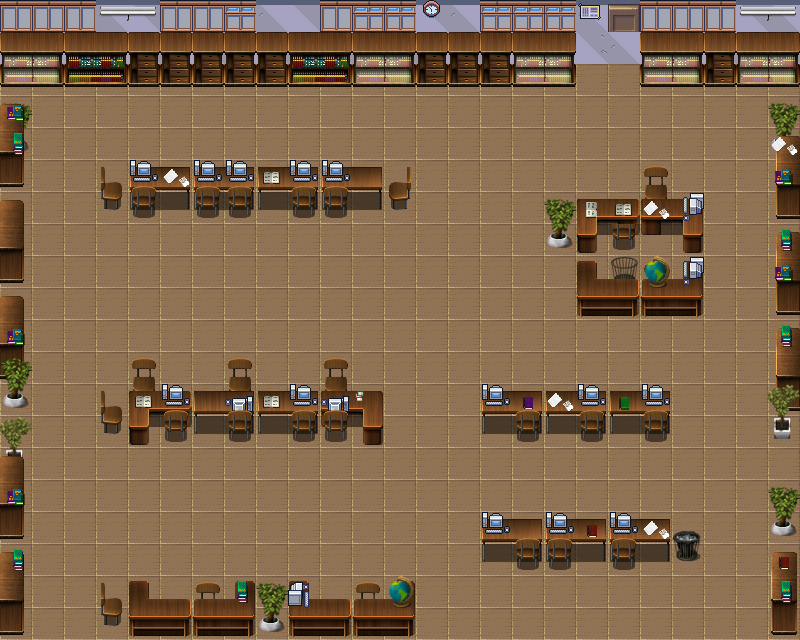

The image is a tile-based game level rendered from a .tmx file. Its description and source (layers, tilesets, objects; grid data summarised) follow:
An orthogonal 25x20 tile map with 32x32 px tiles, 5 tile layers (Floor, Windows, Furniture, Stuff, ...), 4 tilesets and 6 objects (Moon, Pennant, Calculator, Medal, Rocket, ...).

<map version="1.8" tiledversion="1.8.2" orientation="orthogonal" renderorder="right-down" width="25" height="20" tilewidth="32" tileheight="32" infinite="0" nextlayerid="13" nextobjectid="13">
 <editorsettings>
  <export target="MathRoom.json" format="json" />
 </editorsettings>
 <tileset firstgid="1" name="SchoolTiles" tilewidth="32" tileheight="32" tilecount="900" columns="50">
  <image source="../tilesets/schoolmap.png" width="1600" height="576" />
 </tileset>
 <tileset firstgid="901" name="LobbyTiles" tilewidth="32" tileheight="32" tilecount="1064" columns="8">
  <image source="../tilesets/LobbyTiles.png" width="256" height="4256" />
 </tileset>
 <tileset firstgid="1965" name="studyTimeTiles" tilewidth="32" tileheight="32" tilecount="256" columns="16">
  <image source="../tilesets/studyTimeTiles.png" width="512" height="512" />
 </tileset>
 <tileset firstgid="2221" name="ClueItems" tilewidth="32" tileheight="27" tilecount="7" columns="0">
  <grid orientation="orthogonal" width="1" height="1" />
  <tile id="3">
   <image width="16" height="16" source="../images/FullMoon.png" />
  </tile>
  <tile id="4">
   <image width="16" height="16" source="../images/RocketGrey.png" />
  </tile>
  <tile id="5">
   <image width="16" height="16" source="../images/RocketWhite.png" />
  </tile>
  <tile id="6">
   <image width="16" height="16" source="../images/Satellite.png" />
  </tile>
  <tile id="7">
   <image width="28" height="20" source="../images/Calculator.png" />
  </tile>
  <tile id="8">
   <image width="24" height="27" source="../images/PMoF.png" />
  </tile>
  <tile id="9">
   <image width="32" height="16" source="../images/WVSUPennant.png" />
  </tile>
 </tileset>
 <layer id="5" name="Floor" width="25" height="20">
  <data>[500 cells, 500 non-empty, 7 distinct tile ids]</data>
 </layer>
 <layer id="6" name="Windows" width="25" height="20">
  <data>[500 cells, 36 non-empty, 10 distinct tile ids]</data>
 </layer>
 <layer id="7" name="Furniture" width="25" height="20">
  <data>[500 cells, 161 non-empty, 39 distinct tile ids]</data>
 </layer>
 <layer id="9" name="Stuff" width="25" height="20">
  <data>[500 cells, 84 non-empty, 29 distinct tile ids]</data>
 </layer>
 <layer id="10" name="Top Furniture" width="25" height="20">
  <data>[500 cells, 19 non-empty, 3 distinct tile ids]</data>
 </layer>
 <objectgroup id="11" name="MathClues">
  <object id="5" name="Moon" gid="2224" x="364" y="391" width="16" height="16">
   <properties>
    <property name="isVisited" type="bool" value="false" />
   </properties>
  </object>
  <object id="9" name="Pennant" gid="2230" x="514" y="517" width="32" height="16">
   <properties>
    <property name="isVisited" type="bool" value="false" />
   </properties>
  </object>
  <object id="10" name="Calculator" gid="2228" x="353" y="169" width="28" height="20">
   <properties>
    <property name="isVisited" type="bool" value="false" />
   </properties>
  </object>
  <object id="11" name="Medal" gid="2229" x="574" y="273" width="24" height="27">
   <properties>
    <property name="isVisited" type="bool" value="false" />
   </properties>
  </object>
 </objectgroup>
 <objectgroup id="12" name="Rocket">
  <object id="12" name="Rocket" gid="2226" x="130" y="576.667" width="18.6667" height="18.6667">
   <properties>
    <property name="isVisited" type="bool" value="false" />
   </properties>
  </object>
 </objectgroup>
 <objectgroup id="8" name="Door">
  <object id="1" name="ExitDoor" gid="1428" x="608" y="32" width="32" height="32" />
 </objectgroup>
</map>
